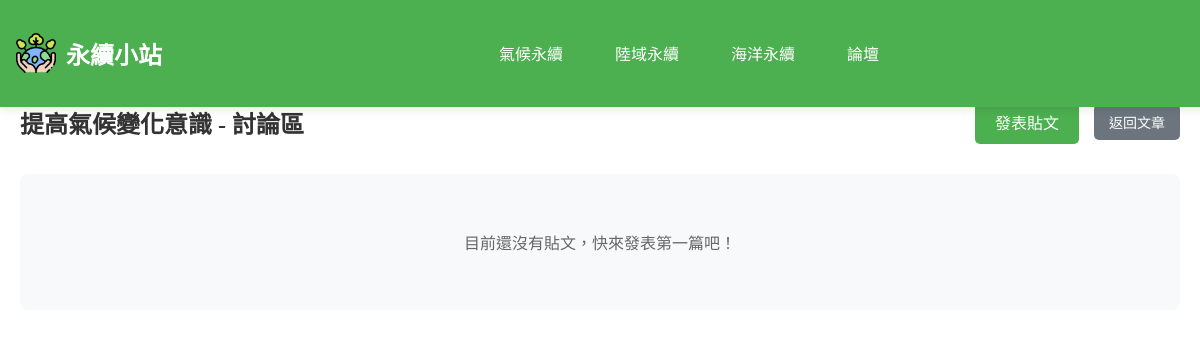
The page /php/luntan.php?article_id=23 on the database as committed earlier.
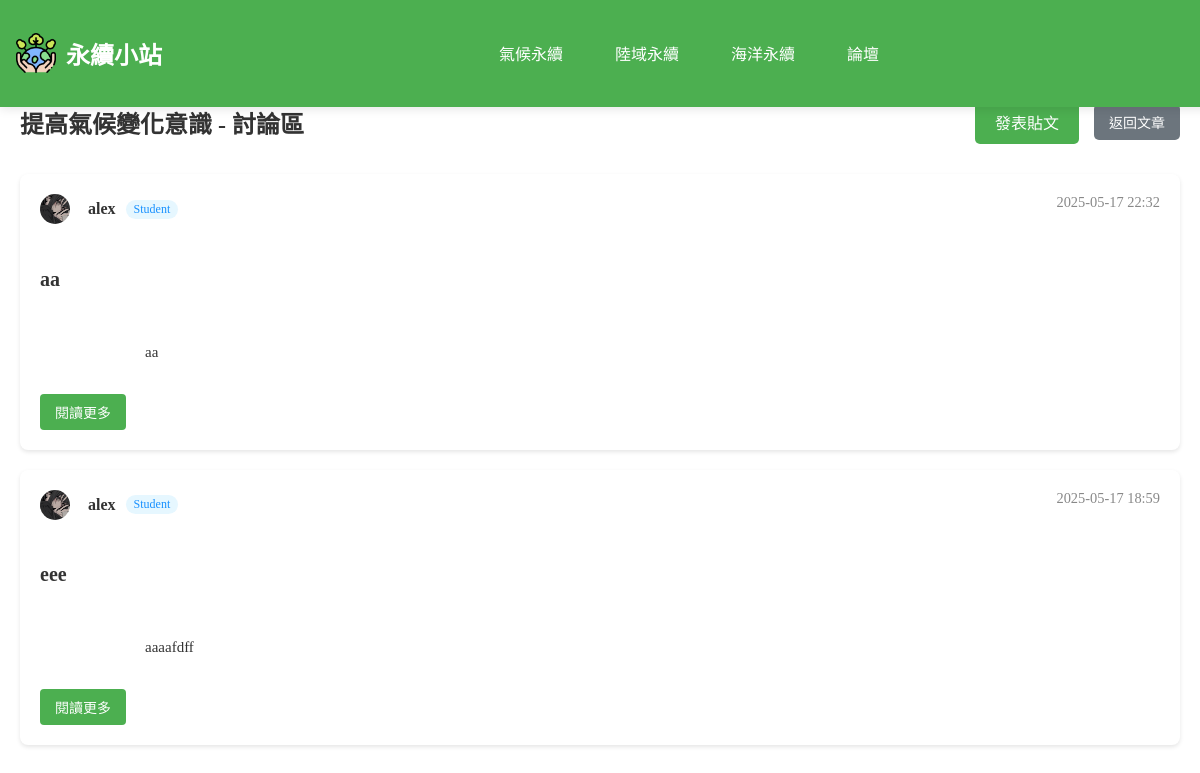
The same page on the database as committed later.
### tables this page shows
CREATE TABLE `article` (
  `ArticleID` int(11) NOT NULL COMMENT '文章編號 (PK)',
  `Title` varchar(100) NOT NULL COMMENT '標題',
  `Category` varchar(50) NOT NULL COMMENT '分類',
  `ImageURL` varchar(255) DEFAULT NULL COMMENT '圖片網址',
  `Description` text DEFAULT NULL COMMENT '簡介',
  `ArticleURL` varchar(255) NOT NULL COMMENT '文章網址',
  `UserID` int(11) NOT NULL,
  `Content` longtext DEFAULT NULL COMMENT '文章內容',
  `created_at` timestamp NOT NULL DEFAULT current_timestamp(),
  `teacher_summary` longtext DEFAULT NULL COMMENT '老師重點整理'
);

CREATE TABLE `communitypost` (
  `PostID` int(11) NOT NULL COMMENT '貼文編號 (PK)',
  `Content` text NOT NULL COMMENT '貼文內容',
  `ImageURL` varchar(255) DEFAULT NULL COMMENT '圖片網址',
  `PostDate` datetime DEFAULT current_timestamp() COMMENT '發文日期',
  `Title` varchar(50) DEFAULT NULL COMMENT '標題',
  `UserID` int(11) NOT NULL COMMENT 'FK to User',
  `ArticleID` int(11) DEFAULT NULL COMMENT '關聯的文章ID'
);

CREATE TABLE `user` (
  `UserID` int(11) NOT NULL COMMENT '使用者編號 (PK)',
  `Username` varchar(50) DEFAULT NULL COMMENT '使用者名稱',
  `Email` varchar(100) NOT NULL COMMENT '電子郵件',
  `Password` varchar(255) NOT NULL COMMENT '密碼 (加密儲存)',
  `JoinDate` datetime DEFAULT current_timestamp() COMMENT '註冊時間',
  `Status` enum('Student','Teacher','Admin') NOT NULL DEFAULT 'Student' COMMENT '使用者身份',
  `reset_token` varchar(255) DEFAULT NULL,
  `token_expire` datetime DEFAULT NULL,
  `AvatarURL` varchar(255) DEFAULT NULL,
  `BackgroundURL` varchar(255) DEFAULT NULL
);

### php/luntan.php (the view, shortened to what this page needs)
<?php
include 'db_connect.php';
$article_id = null;
$posts = [];
$error_message = '';
$article_title = '論壇';
if (isset($_GET['article_id'])) {
    $article_id = (int)$_GET['article_id'];
    $stmt_article = $conn->prepare("SELECT Title FROM article WHERE ArticleID = ?");
    if ($stmt_article) {
        $stmt_article->bind_param("i", $article_id);
        $stmt_article->execute();
        $result_article = $stmt_article->get_result();
        if ($row_article = $result_article->fetch_assoc()) {
            $article_title = htmlspecialchars($row_article['Title']) . " - 討論區";
        }
    } else {
    }
    $stmt = $conn->prepare("SELECT cp.*, u.Username, u.Status, u.AvatarURL FROM communitypost cp JOIN user u ON cp.UserID = u.UserID WHERE cp.ArticleID = ? ORDER BY cp.PostDate DESC");
    if ($stmt) {
        $stmt->bind_param("i", $article_id);
        $stmt->execute();
        $result = $stmt->get_result();
        while ($row = $result->fetch_assoc()) {
            $posts[] = $row;
        }
    } else {
        $error_message = "無法讀取貼文，請稍後再試。錯誤：" . $conn->error;
    }
} else {
    $error_message = "錯誤：缺少文章 ID。";
}
?>
<!DOCTYPE html>
<html lang="zh-TW">
<head>
    <link rel="stylesheet" href="../css/luntan.css">
    <link rel="stylesheet" href="../css/nav.css">
    <link rel="stylesheet" href="https://cdnjs.cloudflare.com/ajax/libs/font-awesome/5.15.4/css/all.min.css">
</head>
<body>
    <?php include 'nav.php';  ?>
    <div class="forum-container">
        <div class="forum-header">
            <h2><?php echo $article_title; ?></h2>
            <div class="forum-actions">
                <?php if ($article_id): ?>
                <a href="post.php?article_id=<?php echo htmlspecialchars($article_id); ?>" class="new-post-btn">發表貼文</a>
                <?php endif; ?>
                 <a href="article.php?id=<?php echo htmlspecialchars($article_id ?? ''); ?>" class="back-to-article">返回文章</a>
            </div>
        </div>
        <div class="posts-container">
            <?php if (empty($posts) && empty($error_message)): ?>
                <div class="no-posts">
                    <p>目前還沒有貼文，快來發表第一篇吧！</p>
                </div>
            <?php else: ?>
                <?php foreach ($posts as $post): ?>
                    <div class="post-card">
                        <div class="post-header">
                            <div class="user-info">
                                <?php if (!empty($post['AvatarURL'])): ?>
                                    <img src="../<?php echo htmlspecialchars($post['AvatarURL']); ?>" alt="用戶頭像" class="user-avatar" style="width: 30px; height: 30px; border-radius: 50%; margin-right: 8px;">
                                <?php else: ?>
                                    <span class="user-avatar"><i class="fas fa-user-circle" style="font-size: 24px; margin-right: 8px;"></i></span>
                                <?php endif; ?>
                                <span class="username"><?php echo htmlspecialchars($post['Username']); ?></span>
                                <?php if (!empty($post['Status'])): ?>
                                    <span class="user-status" style="background-color: #e6f7ff; color: #1890ff; padding: 2px 8px; border-radius: 12px; font-size: 12px;"><?php echo htmlspecialchars($post['Status']); ?></span>
                                <?php endif; ?>
                            </div>
                            <span class="post-date"><?php echo date('Y-m-d H:i', strtotime($post['PostDate'])); ?></span>
                        </div>
                        <h3 class="post-title"><a href="discuss.php?post_id=<?php echo $post['PostID']; ?>"><?php echo htmlspecialchars($post['Title']); ?></a></h3>
                        <div class="post-content">
                            <?php
                                $content_preview = mb_substr(strip_tags($post['Content']), 0, 150, 'UTF-8');
                                echo nl2br(htmlspecialchars($content_preview));
                            ?>
                        </div>
                         <a href="discuss.php?post_id=<?php echo $post['PostID']; ?>" class="read-more-btn">閱讀更多</a>
                    </div>
                <?php endforeach; ?>
            <?php endif; ?>
        </div>
    </div>
</body>
</html>

### php/nav.php (shortened to what this page needs)
<nav class="navbar">
    <div class="logo">
        <img src="../img/icon.png" style="color: white;" alt="永續小站 Logo">
        <h1 style="font-size: 24px;"><a href="index.php" class="logo-title">永續小站</a></h1>
    </div>
    <ul class="nav-links">
        <li><a href="climate.php" style="font-size: 16px;">氣候永續</a></li>
        <li><a href="landscape.php" style="font-size: 16px; ">陸域永續</a></li>
        <li><a href="ocean.php" style="font-size: 16px;">海洋永續</a></li>
        <li><a href="all_forums.php" style="font-size: 16px;">論壇</a></li>
    </ul>
</nav>

### css/luntan.css (style rules this page uses)
:root { --primary-color: #4CAF50; --primary-hover: #45a049; --text-dark: #333; --text-muted: #666; --text-light: #888; --bg-light: #f8f9fa; --error-bg: #f8d7da; --error-text: #721c24; --shadow: 0 2px 4px rgba(0, 0, 0, 0.1); }
.forum-container { max-width: 1200px; margin: 80px auto 20px; padding: 20px; }
.forum-header { display: flex; justify-content: space-between; align-items: center; margin-bottom: 30px; }
.forum-header h2 { font-size: 24px; color: var(--text-dark); margin: 0; }
.back-to-article { display: inline-block; padding: 8px 15px; background-color: #6c757d; color: white; text-decoration: none; border-radius: 5px; font-size: 14px; transition: background-color 0.3s; }
.forum-actions { display: flex; gap: 15px; align-items: center; }
.new-post-btn { background: var(--primary-color); color: white; padding: 10px 20px; border-radius: 5px; text-decoration: none; transition: background-color 0.3s, transform 0.2s; }
.posts-container { display: flex; flex-direction: column; gap: 20px; }
.post-card { background: white; border-radius: 8px; box-shadow: var(--shadow); padding: 20px; transition: transform 0.2s, box-shadow 0.2s; display: flex; flex-direction: column; gap: 15px; }
.post-header { display: flex; justify-content: space-between; align-items: flex-start; margin-bottom: 10px; }
.user-info { display: flex; align-items: center; gap: 10px; }
.username { font-weight: bold; color: var(--text-dark); }
.user-status { background: #e9ecef; padding: 3px 8px; border-radius: 12px; font-size: 0.9em; color: var(--text-muted); }
.post-date { color: var(--text-light); font-size: 0.9em; }
.post-title { margin-bottom: 10px; }
.post-title a { color: var(--text-dark); text-decoration: none; font-size: 20px; font-weight: bold; }
.post-content { color: var(--text-dark); line-height: 1.6; white-space: pre-wrap; margin-bottom: 15px; font-size: 15px; }
.read-more-btn { display: inline-block; padding: 8px 15px; background-color: var(--primary-color); color: white; text-decoration: none; border-radius: 4px; font-size: 14px; transition: background-color 0.3s; align-self: flex-start; }
.no-posts { text-align: center; padding: 40px; color: var(--text-muted); background: var(--bg-light); border-radius: 8px; }

### css/nav.css (style rules this page uses)
body, html { margin: 0; padding: 0; height: 100%; }
.navbar { background-color: #4CAF50; padding: 1rem; display: flex; justify-content: space-between; align-items: center; color: white; box-shadow: 0 2px 10px rgba(0, 0, 0, 0.1); position: fixed; top: 0; left: 0; width: 100%; z-index: 9999; transition: background-color 0.3s ease; }
.logo { display: flex; align-items: center; }
.logo img { width: 40px; height: 40px; margin-right: 10px; transition: transform 0.3s ease; }
.logo-title { text-decoration: none; color: white; transition: color 0.3s ease; font-weight: bold; }
.nav-links { list-style: none; padding: 0; margin: 0; display: flex; gap: 20px; }
.nav-links li a { text-decoration: none; color: white; font-size: 16px; padding: 0.5rem 1rem; transition: color 0.3s ease, background-color 0.3s ease; }

Rows that differ between the two databases and show on the page:
added communitypost: UserID.AvatarURL (picture), UserID.Username "alex", UserID.Status "Student", PostDate "2025-05-17 22:32", Title "aa", Content "aa"
added communitypost: UserID.AvatarURL (picture), UserID.Username "alex", UserID.Status "Student", PostDate "2025-05-17 18:59", Title "eee", Content "aaaafdff"
Other text that changed with them:
text no longer shown: "目前還沒有貼文，快來發表第一篇吧！"
